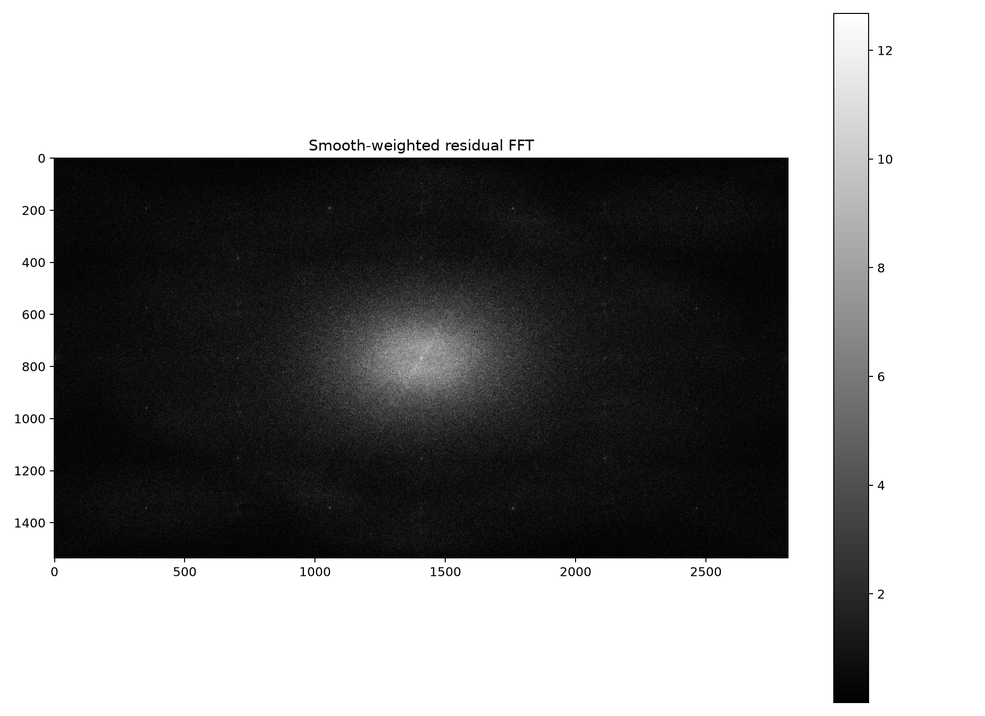
#> input picture periodic_32_full/smooth_residual_fft.png, 985 x 716 px, shrunk from 1980 x 1440 before the run
$ python periodic_residual_filter.py periodic_32_full/smooth_residual_fft.png
#> lines starting #> are read from the running program, lines starting #| are printed output that depends on the picture
#!/usr/bin/env python3
"""
Manual narrow-band periodic artifact test for photographs.

The script intentionally does NOT auto-delete detected FFT peaks.
You explicitly provide notch locations after forensic inspection.

Filtering is performed on a high-pass luminance residual and blended mostly into smooth regions,
while high-texture/edge regions are protected.
"""

from __future__ import annotations
import argparse, csv, math
from pathlib import Path
import numpy as np
from PIL import Image
import matplotlib.pyplot as plt
from scipy.ndimage import gaussian_filter, maximum_filter
from skimage import color
from skimage.filters import sobel


def parse_notch(s):
    vals=[float(x) for x in s.split(",")]
    if len(vals)!=4:
        raise argparse.ArgumentTypeError("notch must be dx,dy,radius,strength")
    dx,dy,radius,strength=vals
    if radius<=0 or not 0<=strength<=1:
        raise argparse.ArgumentTypeError("radius > 0 and strength in [0,1]")
    return dx,dy,radius,strength


def robust_norm(x):
    a,b=np.percentile(x,[5,95])
    return np.clip((x-a)/max(b-a,1e-12),0,1)


def texture_map(L):
    grad=sobel(L)
    hp=L-gaussian_filter(L,1.0,mode="reflect")
    energy=np.sqrt(gaussian_filter(hp*hp,2.0,mode="reflect"))
    return np.clip(0.65*robust_norm(grad)+0.35*robust_norm(energy),0,1)


def notch_mask(shape, notches):
    h,w=shape; cy,cx=h//2,w//2
    yy,xx=np.indices(shape)
    m=np.ones(shape,dtype=np.float64)
    expanded=[]; seen=set()
    for dx,dy,r,s in notches:
        for item in [(dx,dy,r,s),(-dx,-dy,r,s)]:
            key=tuple(round(v,6) for v in item)
            if key in seen: continue
            seen.add(key); expanded.append(item)
    for dx,dy,r,s in expanded:
        d2=(xx-(cx+dx))**2+(yy-(cy+dy))**2
        reject=np.exp(-d2/(2*r*r))
        m *= 1-s*reject
    return np.clip(m,0,1),expanded


def peaks(power,count=60,dc=8):
    p=power.copy(); h,w=p.shape; cy,cx=h//2,w//2
    yy,xx=np.indices(p.shape)
    p[(xx-cx)**2+(yy-cy)**2<=dc**2]=0
    loc=p==maximum_filter(p,size=5,mode="nearest")
    coords=np.argwhere(loc); vals=p[loc]; order=np.argsort(vals)[::-1]
    rows=[]
    for i in order[:count]:
        y,x=coords[i]; dx,dy=int(x-cx),int(y-cy)
        r=math.hypot(dx,dy); period=min(h,w)/r if r else float("inf")
        rows.append((dx,dy,float(vals[i]),float(period)))
    return rows


def save_map(a,path,title,cmap="gray"):
    plt.figure(figsize=(11,8)); plt.imshow(a,cmap=cmap); plt.colorbar(); plt.title(title)
    plt.tight_layout(); plt.savefig(path,dpi=180); plt.close()


def main():
    ap=argparse.ArgumentParser()
    ap.add_argument("image")
    ap.add_argument("--output",default="periodic_cleanup")
    ap.add_argument("--baseline-sigma",type=float,default=6.0)
    ap.add_argument("--notch",type=parse_notch,action="append",default=[])
    ap.add_argument("--max-blend",type=float,default=0.65)
    args=ap.parse_args()

    out=Path(args.output); out.mkdir(parents=True,exist_ok=True)
    u8=np.asarray(Image.open(args.image).convert("RGB"),dtype=np.uint8)
    rgb=u8.astype(np.float64)/255
    lab=color.rgb2lab(rgb); L=lab[...,0]/100
#> after `lab = color.rgb2lab(rgb)`: lab: shape (716, 985, 3) float64; mean of channels 0, 1, 2 59.1, 0, 0
    tex=texture_map(L); smooth=(1-tex)**4
#> in texture_map, `energy=np.sqrt(gaussian_filter(hp*hp,2.0,mode="reflect"))`:
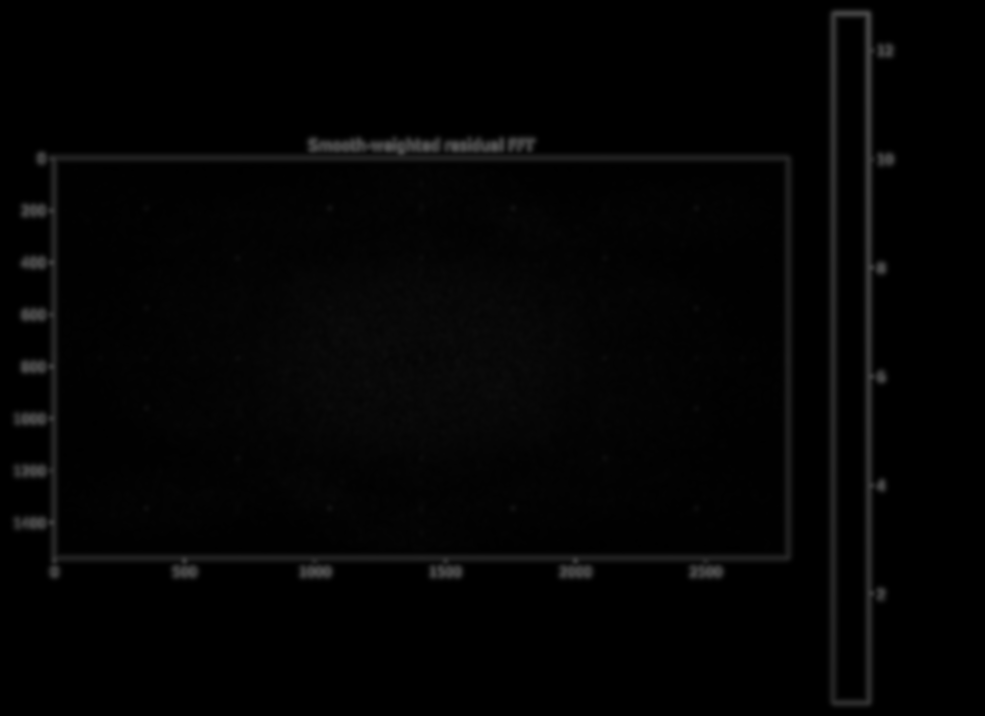
#> energy: shape (716, 985) float64; min 0, max 0.33, mean 0.0147
#> in robust_norm, `a,b=np.percentile(x,[5,95])`: a = 0; b = 0.0432
#> in robust_norm, `return np.clip((x-a)/max(b-a,1e-12),0,1)`:
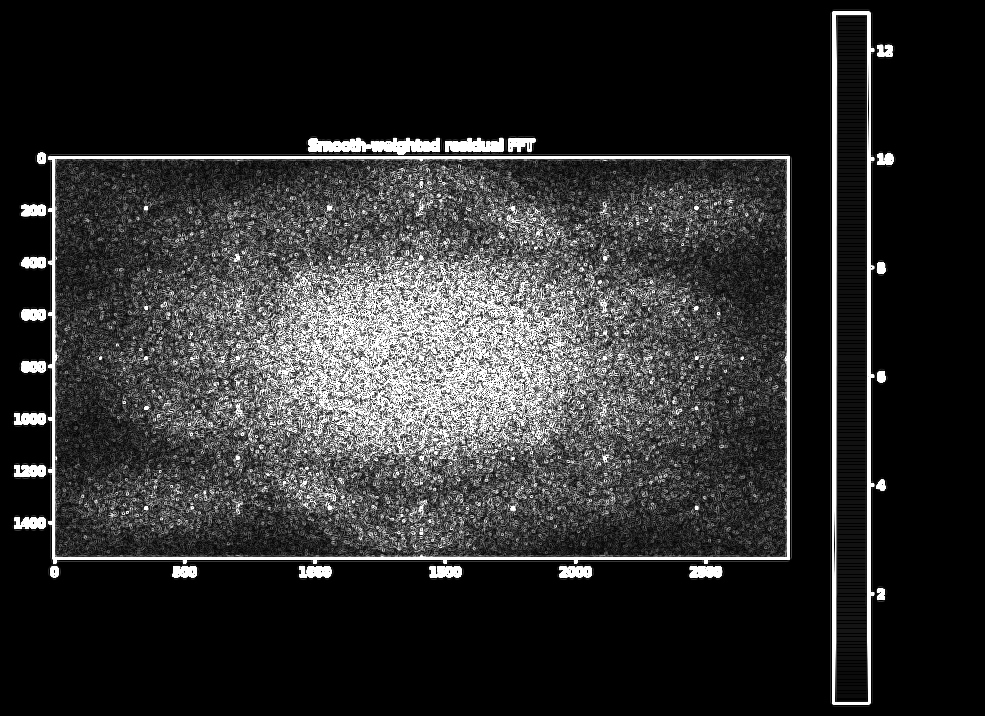
#> returned value: shape (716, 985) float64; min 0, max 1, mean 0.177
    smooth=gaussian_filter(smooth,1.0,mode="reflect")

    base=gaussian_filter(L,args.baseline_sigma,mode="reflect")
    residual=L-base
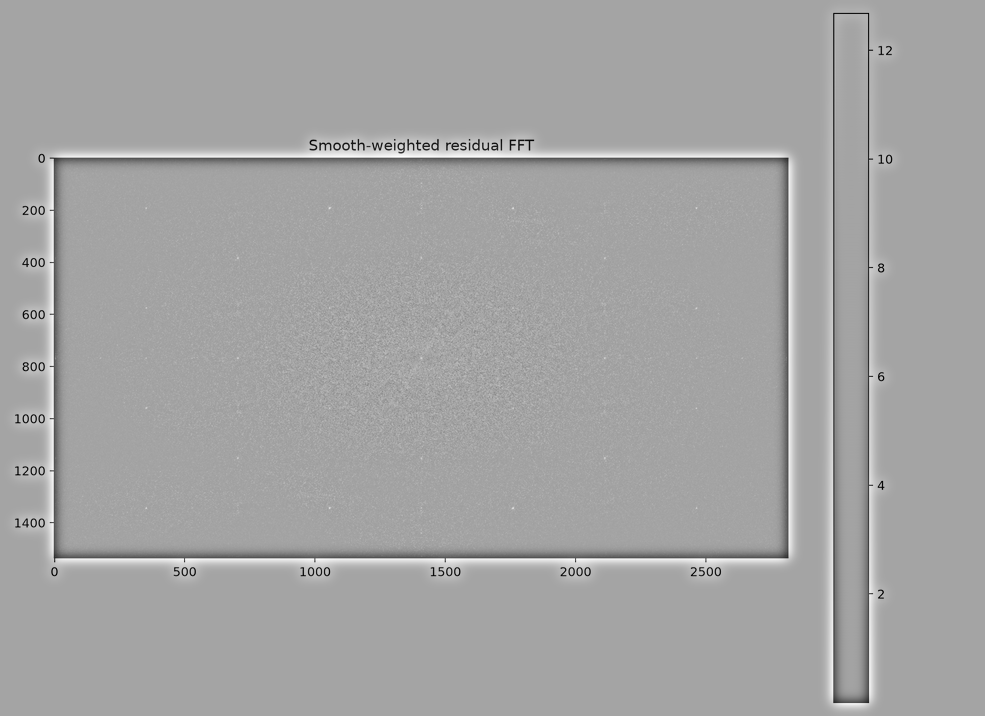
#> residual: shape (716, 985) float64; min -0.915, max 0.507, mean -2.33e-17; drawn with min black and max white

    # Scan a windowed smooth-weighted residual.
    work=residual*smooth
    win=np.outer(np.hanning(L.shape[0]),np.hanning(L.shape[1]))
    F=np.fft.fftshift(np.fft.fft2((work-work.mean())*win))
    power=np.abs(F)**2
    pk=peaks(power)
#> in peaks, `p[(xx-cx)**2+(yy-cy)**2<=dc**2]=0`: p: shape (716, 985) float64; min 0, max 91674.2, mean 11.4
#> in peaks, `loc=p==maximum_filter(p,size=5,mode="nearest")`:
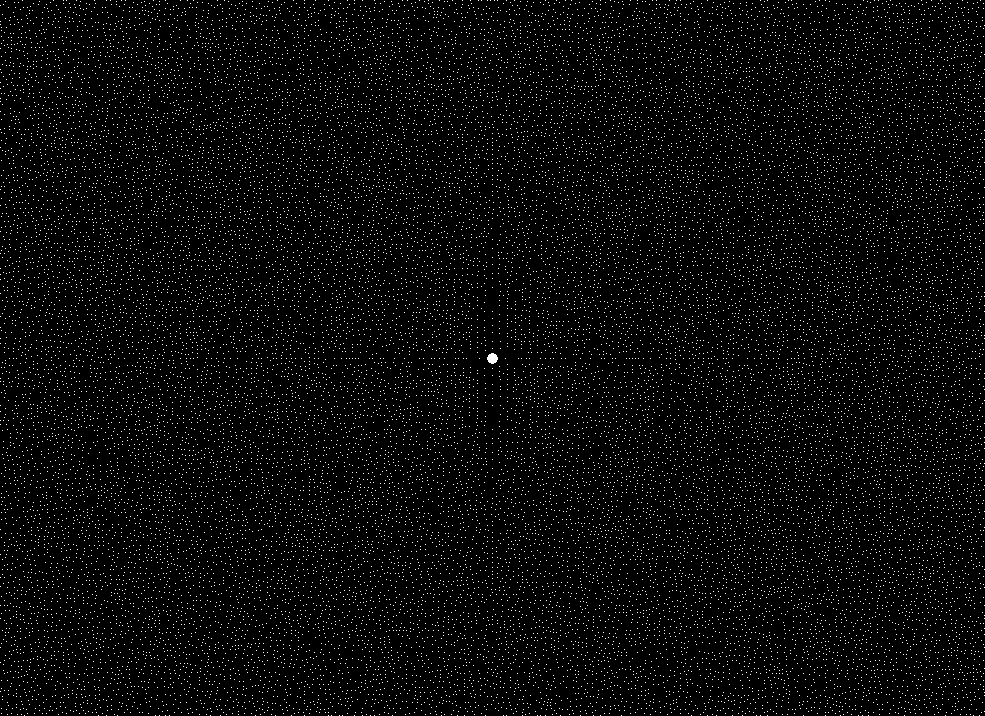
#> loc: shape (716, 985) bool; 3.5% white in thin lines or dots
#> in peaks, `coords = np.argwhere(loc)`: coords = 24899 pairs, first value 0 to 715, second value 0 to 984
#> the loop in peaks, `for i in order[:count]:` made 60 passes
#> (i, y, x, dx, dy, r, period) on passes 1 to 12: (13076, 375, 492, 0, 17, 17, 42.12), (11860, 341, 492, 0, -17, 17, 42.12), (13391, 384, 492, 0, 26, 26, 27.54), (11545, 332, 492, 0, -26, 26, 27.54), (13636, 391, 492, 0, 33, 33, 21.7), (11300, 325, 492, 0, -33, 33, 21.7), (12842, 368, 492, 0, 10, 10, 71.6), (12094, 348, 492, 0, -10, 10, 71.6), (13864, 398, 492, 0, 40, 40, 17.9), (11072, 318, 492, 0, -40, 40, 17.9), (12477, 358, 526, 34, 0, 34, 21.06), (12459, 358, 458, -34, 0, 34, 21.06)
#> after the loop in peaks, `for i in order[:count]:`: rows = 60 items, first 6: (0, 17, 91674.2, 42.12), (0, -17, 91674.2, 42.12), (0, 26, 88070.9, 27.54), (0, -26, 88070.9, 27.54), (0, 33, 74081.5, 21.7), (0, -33, 74081.5, 21.7)
#> pk has the same summary as rows in peaks
    with open(out/"spectral_candidates.csv","w",newline="") as fh:
        wr=csv.writer(fh); wr.writerow(["rank","dx","dy","power","approx_period_px"])
        for i,row in enumerate(pk,1): wr.writerow([i,*row])
#> this loop made 60 passes
#> row on passes 1 to 12: (0, 17, 91674.2, 42.12), (0, -17, 91674.2, 42.12), (0, 26, 88070.9, 27.54), (0, -26, 88070.9, 27.54), (0, 33, 74081.5, 21.7), (0, -33, 74081.5, 21.7), (0, 10, 61507, 71.6), (0, -10, 61507, 71.6), (0, 40, 38445.7, 17.9), (0, -40, 38445.7, 17.9), (34, 0, 24041.1, 21.06), (-34, 0, 24041.1, 21.06)
    save_map(np.log1p(power/max(float(np.median(power)),1e-30)),out/"smooth_residual_fft.png","Smooth-weighted residual FFT")
    save_map(smooth,out/"smooth_blend_mask.png","Smooth-region blend mask")
#> call 2 of save_map, with title = 'Smooth-region blend mask', cmap = 'gray'
#> in save_map (call 2), `plt.tight_layout()`:
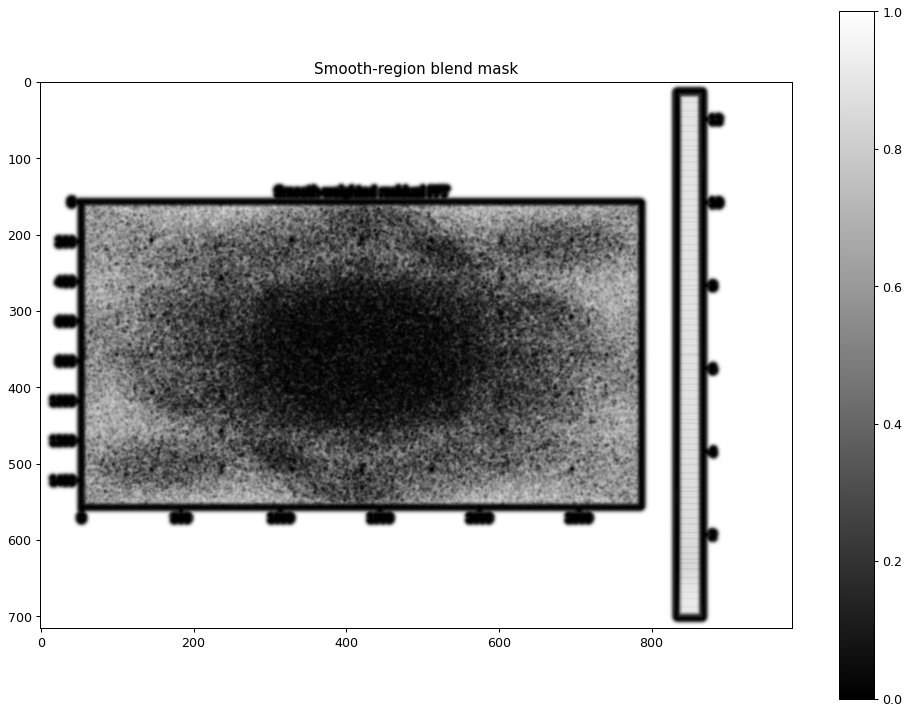
#> figure drawn by matplotlib, 2 panels

    if not args.notch:
        Image.fromarray(np.clip(128+residual*255*8,0,255).astype(np.uint8)).save(out/"highpass_residual_x8.png")
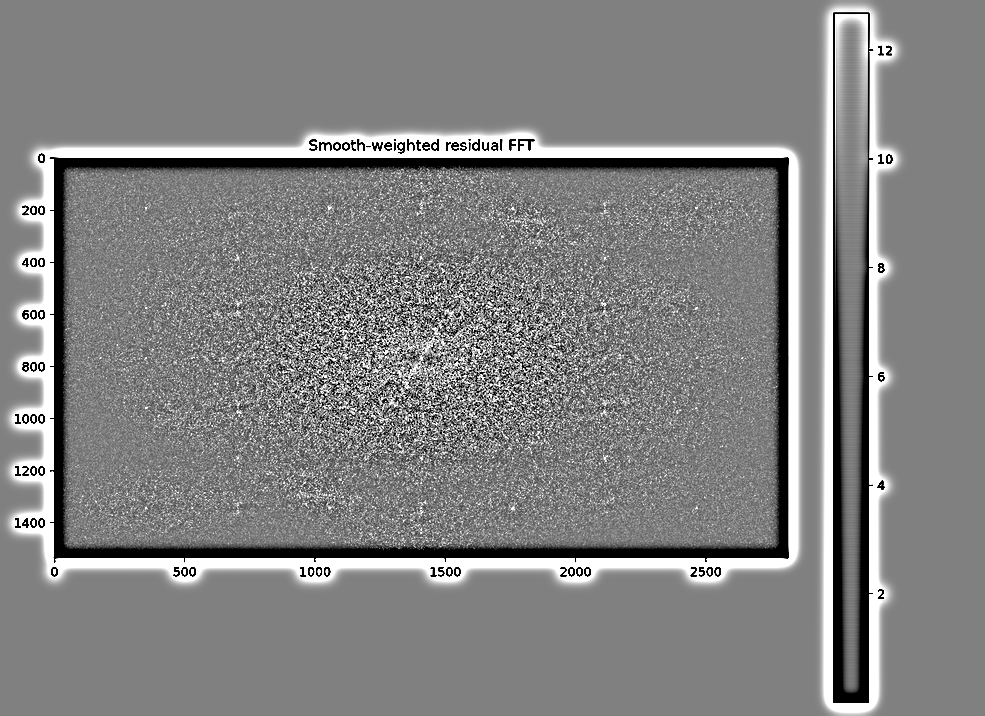
#> saved as highpass_residual_x8.png: PIL image 985x716 L; min 0, max 255, mean 130.5
        print(f"Analysis done: {out}")
        print("No notch applied. Inspect spectral_candidates.csv first.")
        return

    mask,expanded=notch_mask(L.shape,args.notch)
    Fr=np.fft.fftshift(np.fft.fft2(residual-residual.mean()))
    filtered=np.fft.ifft2(np.fft.ifftshift(Fr*mask)).real+residual.mean()
    removed=residual-filtered

    # Reconstruct only luminance, and only where smooth-mask allows it.
    filtered_L=base+filtered
    blend=np.clip(smooth*args.max_blend,0,1)
    newL=L*(1-blend)+filtered_L*blend

    lab2=lab.copy(); lab2[...,0]=np.clip(newL,0,1)*100
    restored=np.clip(color.lab2rgb(lab2),0,1)
    out_u8=np.clip(np.rint(restored*255),0,255).astype(np.uint8)

    Image.fromarray(out_u8).save(out/"restored_manual_periodic.png")
    Image.fromarray(np.clip(128+removed*255*20,0,255).astype(np.uint8)).save(out/"removed_periodic_component_x20.png")
    save_map(mask,out/"notch_mask.png","Manual FFT notch mask")
    with open(out/"notches_used.txt","w") as fh:
        for n in expanded: fh.write(repr(n)+"\n")
    print(f"Filtered test written to {out}")
    print("Inspect removed_periodic_component_x20.png before trusting the result.")


if __name__=="__main__":
    main()
